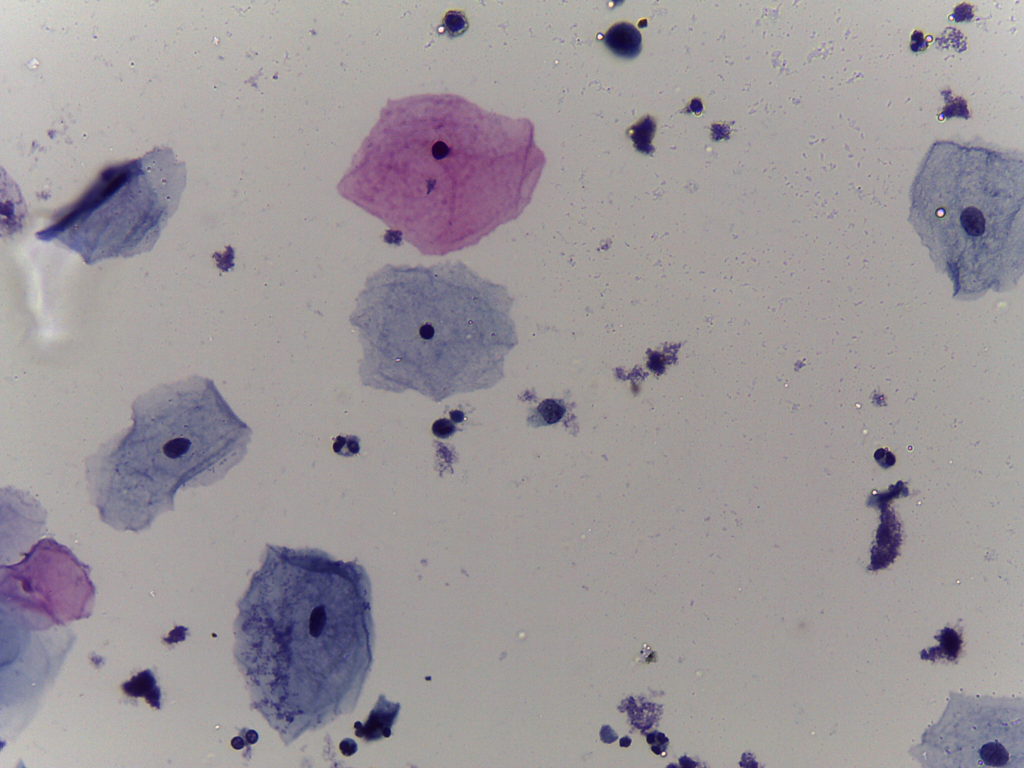
#> input picture NL_2_ (8).jpg, 2048 x 1536 px (shown at 1/2 size)
$ python -i segments_func.py   (imports and definitions only)
#> lines starting #> are read from the running program, lines starting #| are printed output that depends on the picture; after the words box and inside, x2 and y2 are one past the last pixel; in counts of white or black regions, pixels touching at a corner belong together
import numpy as np
import cv2
import numpy as np
import matplotlib.pyplot as plt


def extract_nucleus_and_cell_contours(image_path: str) -> tuple[np.ndarray, np.ndarray, np.ndarray, np.ndarray, np.ndarray] | None:
    """
    Extracts the nucleus and cell contours from an image file.

    Args:
        image_path (str): Path to the image file.

    Returns:
        tuple: (image_rgb, mask_nucleus, nucleus_contour_img, cell_mask, cell_contour)
            image_rgb (np.ndarray): The RGB image.
            mask_nucleus (np.ndarray): Binary mask of the nucleus.
            nucleus_contour_img (np.ndarray): Edge image of the nucleus contour.
            cell_mask (np.ndarray): Binary mask of the cell.
            cell_contour (np.ndarray): Edge image of the cell contour.
        None: If the image cannot be loaded.
    """
#> called with image_path = '../NL_2_ (8).jpg'
    image = cv2.imread(image_path)
#> image is the input picture: shape (1536, 2048, 3); mean B, G, R 154.8, 150.9, 157
    if image is None:
        return None

    image_rgb = cv2.cvtColor(image, cv2.COLOR_BGR2RGB)
    gray = cv2.cvtColor(image_rgb, cv2.COLOR_RGB2GRAY)
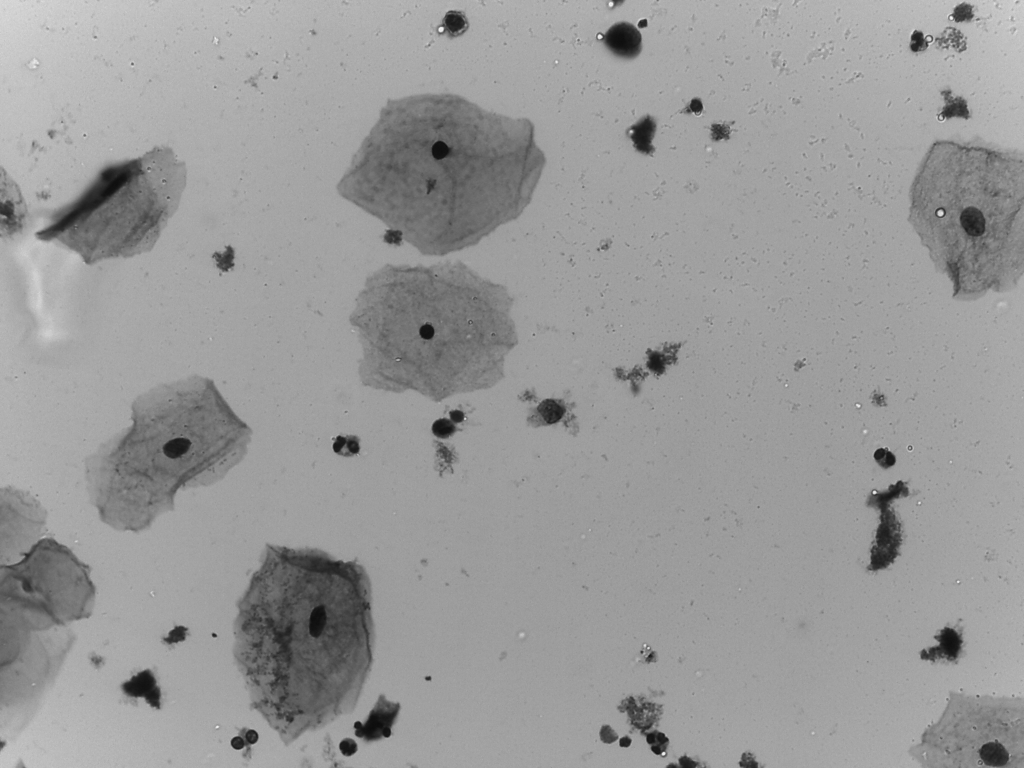
#> gray: shape (1536, 2048) (shown at 1/2 size); min 11, max 248, mean 153.1

    white_mask = cv2.inRange(image_rgb, np.array([220, 220, 220]), np.array([255, 255, 255]))  # removing background
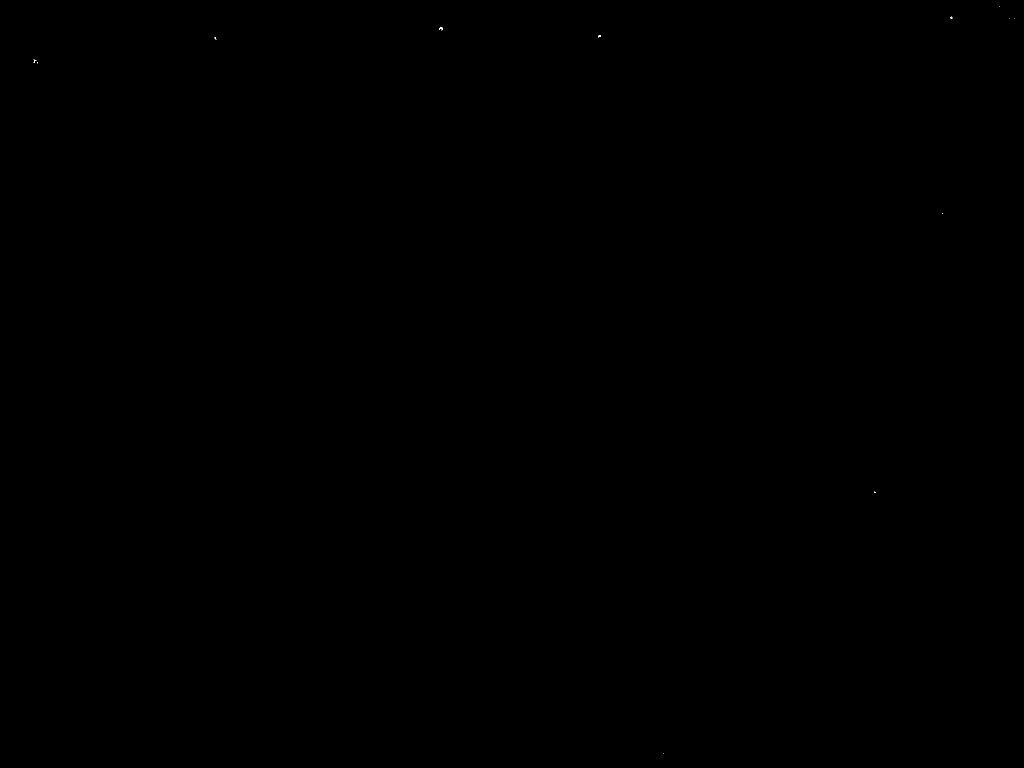
#> white_mask: shape (1536, 2048) (shown at 1/2 size); 0% white in thin lines or dots
    not_white_mask = cv2.bitwise_not(white_mask)
#> not_white_mask: shape (1536, 2048); 100% white; black in thin lines or dots

    gray_nonwhite = gray[not_white_mask > 0]
    if len(gray_nonwhite) == 0:
        return image_rgb, np.zeros_like(gray), np.zeros_like(gray), np.zeros_like(gray), np.zeros_like(gray)

    mean_intensity = np.mean(gray_nonwhite)  # mean intensity of non-white pixels
#> mean_intensity = 153.1
    dynamic_thresh = int(mean_intensity * 0.8)  # dynamic threshold based on mean intensity to detect dark nucleus
#> dynamic_thresh = 122

    dark_mask = cv2.inRange(gray, 0, dynamic_thresh)  # mask for dark areas
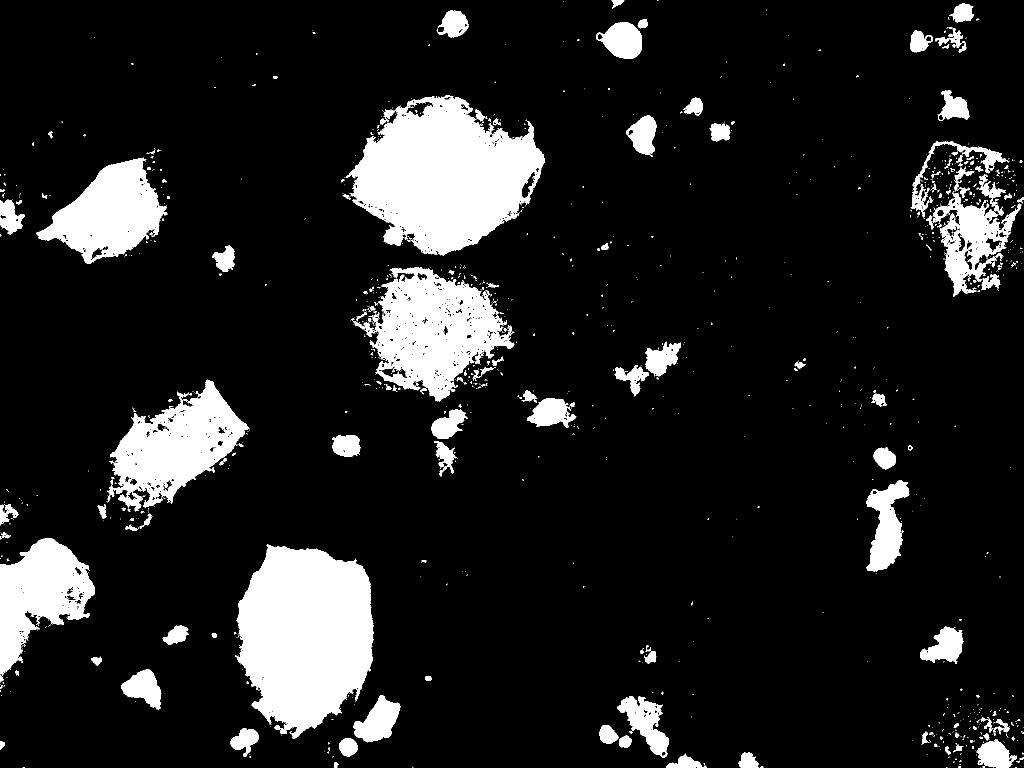
#> dark_mask: shape (1536, 2048) (shown at 1/2 size); 12.6% white; 1269 white regions (1082 under 20 px), largest, box (x1, y1, x2, y2) and area: (692, 190, 1090, 511) 78793, (470, 1088, 747, 1477) 78134, (739, 534, 1029, 803) 42462
    dark_mask = cv2.bitwise_and(dark_mask, dark_mask, mask=not_white_mask)

    # remove small noise
    kernel = cv2.getStructuringElement(cv2.MORPH_ELLIPSE, (3, 3))
    nucleus_clean = cv2.morphologyEx(dark_mask, cv2.MORPH_OPEN, kernel)
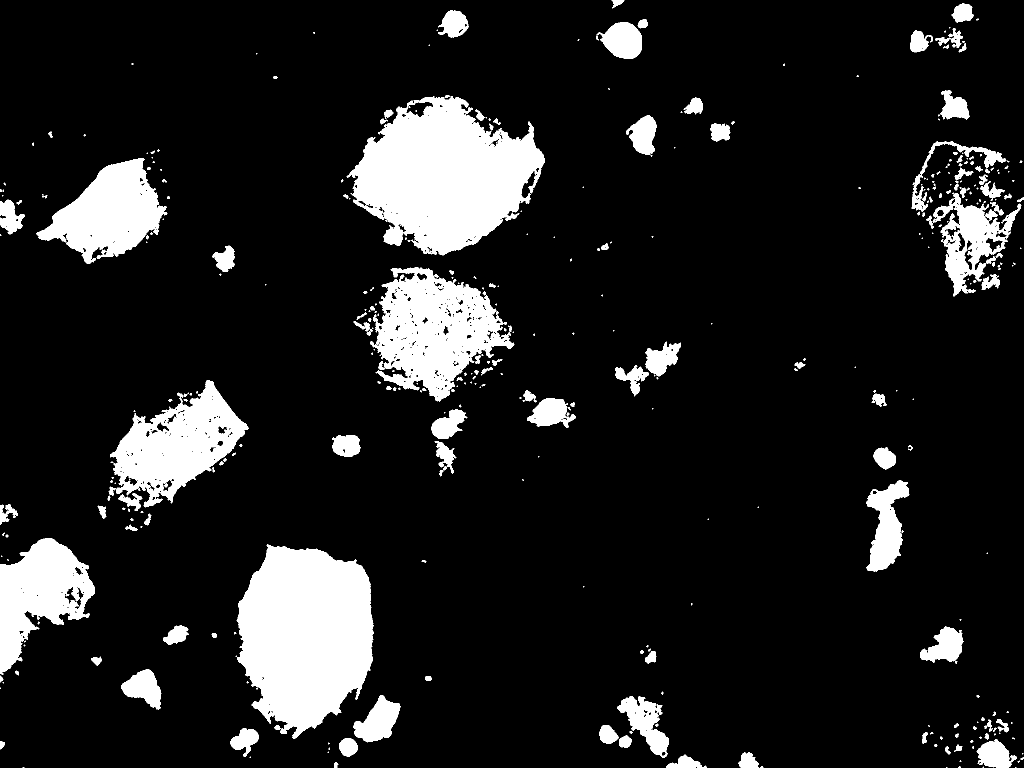
#> nucleus_clean: shape (1536, 2048) (shown at 1/2 size); 12.4% white; 415 white regions (222 under 20 px)

    # Find contours
    contours_nucleus, _ = cv2.findContours(nucleus_clean, cv2.RETR_EXTERNAL, cv2.CHAIN_APPROX_SIMPLE)
#> contours_nucleus = 410 contours, 260 with area under 20; largest, box (x1, y1, x2, y2) and area: (693, 192, 1090, 511) 78836, (473, 1088, 747, 1477) 77395, (740, 534, 1029, 803) 43567, (220, 760, 498, 1015) 34788, (73, 316, 335, 528) 28314
    mask_nucleus = np.zeros_like(gray)
    nucleus_contour_img = np.zeros_like(gray)

    # Choose the contour with the lowest intensity
    if contours_nucleus:
        min_intensity = 999
        selected_contour = None

        for cnt in contours_nucleus:
            temp_mask = np.zeros_like(gray)
            cv2.drawContours(temp_mask, [cnt], -1, 255, -1)
            mean_val = np.mean(gray[temp_mask == 255])

            if mean_val < min_intensity:
                min_intensity = mean_val
                selected_contour = cnt
#> this loop made 410 passes
#> (mean_val, min_intensity, selected_contour) on passes 1, 3: (118.8, 118.8, [[2031, 1534], [2030, 1535], [2032, 1535]]), (113.3, 113.3, [[46, 1534], [45, 1535], [48, 1535], [47, 1534]])
#> (mean_val, min_intensity) on passes 6, 7, 12, 24, 25, 66: (112.2, 112.2), (99.18, 99.18), (63.31, 63.31), (62.94, 62.94), (49.29, 49.29), (47.55, 47.55)
#> temp_mask: shape (1536, 2048); 0.01% white; 1 white region, box (x1, y1, x2, y2) and area: (1223, 0, 1249, 17) 220
#> after the loop, min_intensity = 47.55; selected_contour = contour of 145 points, box (x1, y1, x2, y2) (242, 1338, 323, 1419), area 3622

        if selected_contour is not None:
            cv2.drawContours(mask_nucleus, [selected_contour], -1, 255, -1)
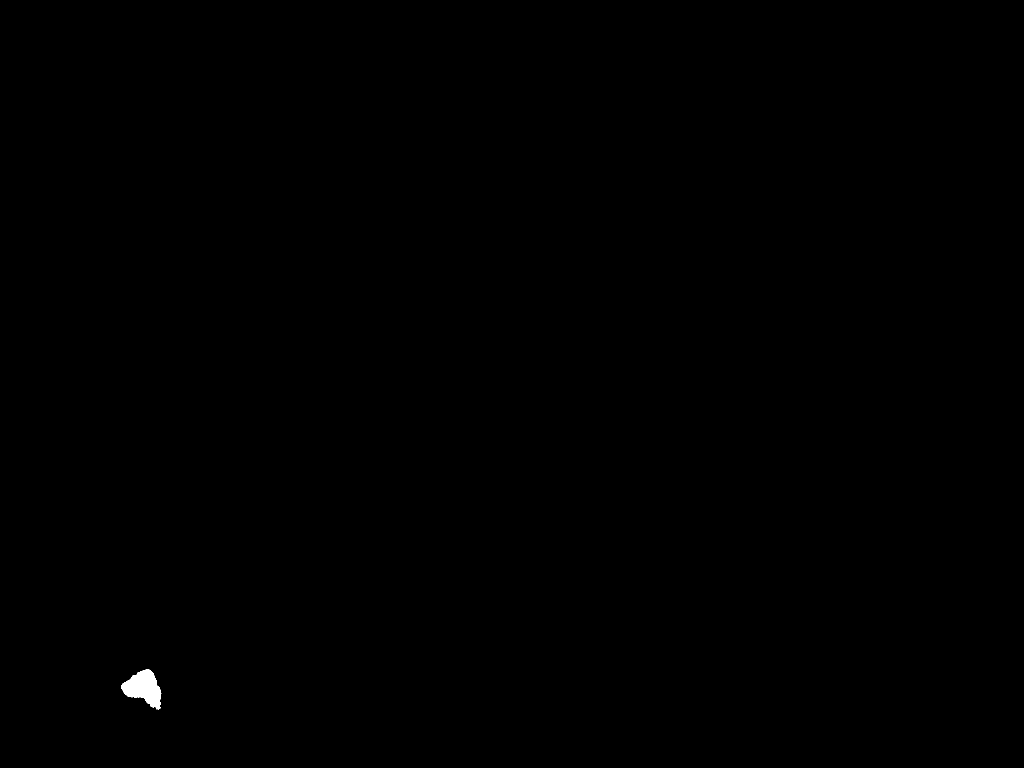
#> mask_nucleus: shape (1536, 2048) (shown at 1/2 size); 0.12% white; 1 white region, box (x1, y1, x2, y2) and area: (242, 1338, 323, 1419) 3742
            nucleus_contour_img = cv2.Canny(mask_nucleus, 50, 150)
#> nucleus_contour_img: shape (1536, 2048); 0.01% white in thin lines or dots, all inside (x1, y1, x2, y2) = (242, 1337, 323, 1419)

    cell_mask = cv2.bitwise_not(white_mask)
    cell_blurred = cv2.GaussianBlur(cell_mask, (3, 3), 0)
    cell_contour = cv2.Canny(cell_blurred, 30, 100)
#> cell_contour: shape (1536, 2048); 0.01% white in thin lines or dots
    cell_mask = cv2.bitwise_not(white_mask)

    kernel = cv2.getStructuringElement(cv2.MORPH_ELLIPSE, (5, 5))
#> kernel = [[0, 0, 1, 0, 0], [1, 1, 1, 1, 1], [1, 1, 1, 1, 1], [1, 1, 1, 1, 1], [0, 0, 1, 0, 0]]
    cell_mask = cv2.morphologyEx(cell_mask, cv2.MORPH_CLOSE, kernel)
#> cell_mask: shape (1536, 2048); every value is 255
    cell_mask = cv2.morphologyEx(cell_mask, cv2.MORPH_OPEN, kernel)

    return image_rgb, mask_nucleus, nucleus_contour_img, cell_mask, cell_contour

def get_mean_ratio_file(file_path):
    """
    Calculates the mean nucleus-to-cell area ratio for a given image file.

    Args:
        file_path (str): Path to the image file.

    Returns:
        float: The ratio (in percent) of nucleus area to cell area.
    """
    valid_ext = ('.png', '.jpg', '.jpeg', '.bmp')
    result = extract_nucleus_and_cell_contours(file_path)

    if result is None:
        print(f" (nieprawidłowy obraz)")

    image, nucleus_mask, nucleus_contour, cell_mask, cell_contour = result
    nucleus_area = np.count_nonzero(nucleus_mask)
    cell_area = np.count_nonzero(cell_mask)

    ratio = 100 * nucleus_area / cell_area
    return ratio

NSIL_range = (float(6.028023671609743 - 8.003730131911812), float(6.028023671609743 + 8.003730131911812))
LSIL_range = (float(17.960424045561066 - 11.085963449966334), float(17.960424045561066 + 11.085963449966334))
HSIL_range = (float(35.708751454451765 - 10.645653397929129), float(35.708751454451765 + 10.645653397929129))

>>> result = extract_nucleus_and_cell_contours('../NL_2_ (8).jpg')
#> result = 5 items
